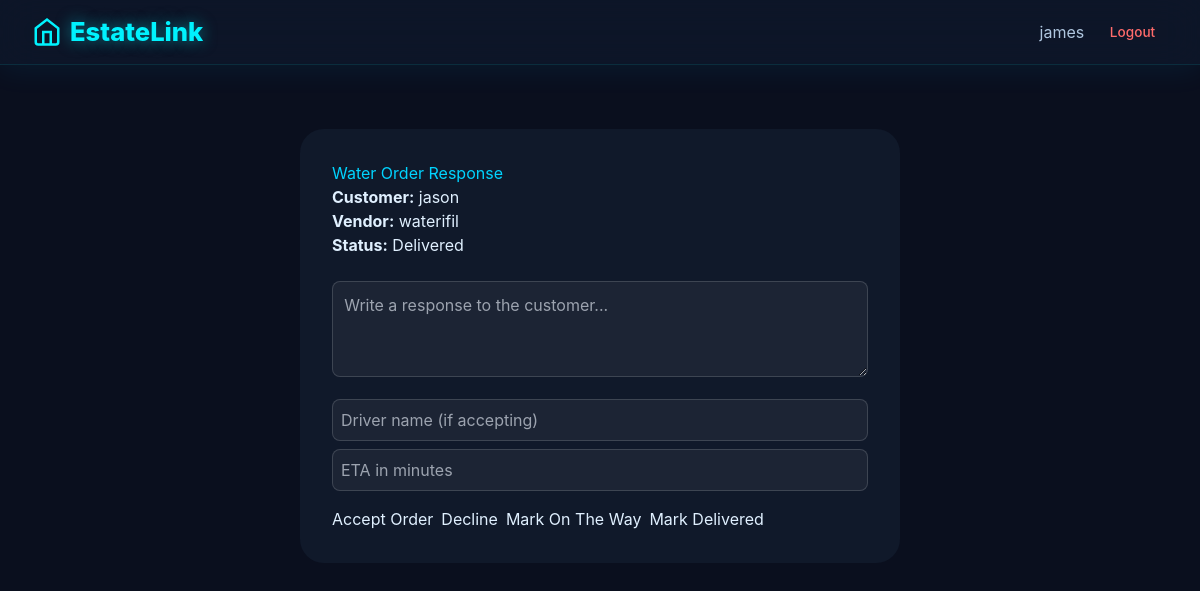
Screenshot of /vendor-respond-water/9/ (signed in) with the database file from the repository.
### core/models.py (models this page shows, shortened)
class WaterOrder(models.Model):
    customer = models.ForeignKey(User, on_delete=models.CASCADE, related_name='water_orders')
    vendor = models.ForeignKey(WaterVendor, on_delete=models.CASCADE, related_name='orders')
    status = models.CharField(max_length=20, default='Pending')
    driver_name = models.CharField(max_length=100, blank=True)
    eta_minutes = models.IntegerField(null=True, blank=True)
    litres = models.IntegerField(null=True, blank=True, help_text="Litres of water needed")
    price = models.DecimalField(max_digits=10, decimal_places=2, null=True, blank=True, help_text="Price willing to pay (KSh)")
    vendor_response = models.TextField(blank=True)
    created_at = models.DateTimeField(auto_now_add=True)

class WaterVendor(models.Model):
    name = models.CharField(max_length=100)
    user = models.OneToOneField(User, on_delete=models.SET_NULL, null=True, blank=True, related_name='watervendor')
    rating = models.DecimalField(max_digits=3, decimal_places=1, default=5.0)
    estate = models.ForeignKey(Estate, on_delete=models.CASCADE, related_name='water_vendors')
    is_subscribed = models.BooleanField(default=False)

### core/views.py (the view, shortened to what this page needs)
# urls.py: path('vendor-respond-water/<int:order_id>/', views.vendor_respond_water, name='vendor_respond_water'),
@login_required
def vendor_respond_water(request, order_id):
    order = get_object_or_404(WaterOrder, id=order_id)
    is_vendor = False
    try: vendor = WaterVendor.objects.get(user=request.user)
    except WaterVendor.DoesNotExist: pass
    else: is_vendor = (vendor == order.vendor)
    is_admin = EstateAdmin.objects.filter(user=request.user, is_subscribed=True, estate=order.customer.userprofile.estate).exists()
    if not is_vendor and not is_admin and not request.user.is_superuser:
        messages.error(request, "Permission denied."); return redirect('dashboard')
    return render(request, 'core/vendor_respond_water.html', {'order': order})

### core/context_processors.py (called while the page is built)
def custom_tabs(request):
    tabs = []
    if request.user.is_authenticated:
        try:
            profile = request.user.userprofile
            if profile and profile.estate:
                from .models import CustomTab
                tabs = CustomTab.objects.filter(
                    estate=profile.estate,
                    is_active=True
                ).order_by('created_at')
        except Exception:
            pass
    return {'custom_tabs': tabs}

### core/templates/core/vendor_respond_water.html (shortened to what this page needs)
{% extends 'core/base.html' %}
{% block content %}
<div style="max-width:600px;margin:2rem auto;background:rgba(18,28,46,0.8);border-radius:1.5rem;padding:2rem;">
  <h2 style="color:#00d4ff;">Water Order Response</h2>
  <p style="color:#e0f0ff;"><strong>Customer:</strong> {{ order.customer.username }}</p>
  <p style="color:#e0f0ff;"><strong>Vendor:</strong> {{ order.vendor.name }}</p>
  <p style="color:#e0f0ff;"><strong>Status:</strong> {{ order.status }}</p>
  <form method="post" style="margin-top:1.5rem;">
    <textarea name="response_message" rows="3" placeholder="Write a response to the customer..." style="width:100%;background:rgba(255,255,255,0.05);border:1px solid rgba(255,255,255,0.15);border-radius:0.5rem;padding:0.7rem;color:white;margin-bottom:1rem;"></textarea>
    <input type="text" name="driver_name" placeholder="Driver name (if accepting)" style="width:100%;background:rgba(255,255,255,0.05);border:1px solid rgba(255,255,255,0.15);border-radius:0.5rem;padding:0.5rem;color:white;margin-bottom:0.5rem;">
    <input type="number" name="eta_minutes" placeholder="ETA in minutes" style="width:100%;background:rgba(255,255,255,0.05);border:1px solid rgba(255,255,255,0.15);border-radius:0.5rem;padding:0.5rem;color:white;margin-bottom:1rem;">
    <div style="display:flex;gap:0.5rem;flex-wrap:wrap;">
      <button type="submit" name="action" value="accept" class="btn btn-green">Accept Order</button>
      <button type="submit" name="action" value="decline" class="btn btn-red">Decline</button>
      <button type="submit" name="action" value="on_the_way" class="btn btn-orange">Mark On The Way</button>
      <button type="submit" name="action" value="delivered" class="btn btn-green">Mark Delivered</button>
    </div>
  </form>
</div>
{% endblock %}

### core/templates/core/base.html (shortened to what this page needs)
<!DOCTYPE html>
<html lang="en">
<head>
    <script src="https://cdn.tailwindcss.com"></script>
    <link href="https://cdnjs.cloudflare.com/ajax/libs/flowbite/2.2.0/flowbite.min.css" rel="stylesheet" />
</head>
<body>
    <nav class="sticky top-0 z-50 glass-nav">
        <div class="max-w-7xl mx-auto px-4 sm:px-6 lg:px-8">
            <div class="flex justify-between h-16 items-center">
                <a href="{% url 'dashboard' %}" class="flex items-center gap-2 logo-text">
                    <svg width="30" height="30" viewBox="0 0 24 24" fill="none" stroke="currentColor" stroke-width="2">
                        <path d="M3 9l9-7 9 7v11a2 2 0 0 1-2 2H5a2 2 0 0 1-2-2z"/>
                        <polyline points="9 22 9 12 15 12 15 22"/>
                    </svg>
                    EstateLink
                </a>
                <div class="flex items-center space-x-4">
                    {% if user.is_authenticated %}
                        <div class="nav-links">
                            <span class="user-greeting">{{ user.username }}</span>
                            <a href="{% url 'logout' %}" class="logout-link">Logout</a>
                        </div>
                    {% else %}
                        <a href="{% url 'login' %}" class="login-link">Login</a>
                    {% endif %}
                </div>
            </div>
        </div>
    </nav>
    <main class="max-w-7xl mx-auto px-4 sm:px-6 lg:px-8 py-8">
        {% block content %}{% endblock %}
    </main>
</body>
</html>

### core/templates/core/base.html (style rules this page uses)
body { font-family: 'Inter', system-ui, -apple-system, sans-serif; background: #0a0f1e; color: #e0f0ff; min-height: 100vh; }
.glass-nav { background: rgba(15, 25, 45, 0.7); backdrop-filter: blur(20px); border-bottom: 1px solid rgba(0, 255, 255, 0.1); box-shadow: 0 4px 30px rgba(0, 180, 255, 0.08); }
.logo-text { font-size: 1.6rem; font-weight: 800; color: #00f2fe; text-shadow: 0 0 15px rgba(0, 242, 254, 0.5); text-decoration: none; }
.user-greeting { color: #b0c7e0; display: flex; align-items: center; gap: 0.4rem; }
.logout-link { color: #ff6b6b; font-size: 0.85rem; font-weight: 500; padding: 0.3rem 0.8rem; border-radius: 0.5rem; text-decoration: none; }
.nav-links { display: flex; align-items: center; gap: 0.8rem; }

### rows the page displays
WaterOrder: customer.username "jason", vendor.name "waterifil", status "Delivered"

### other values shown
{{ user.username }} "james"
